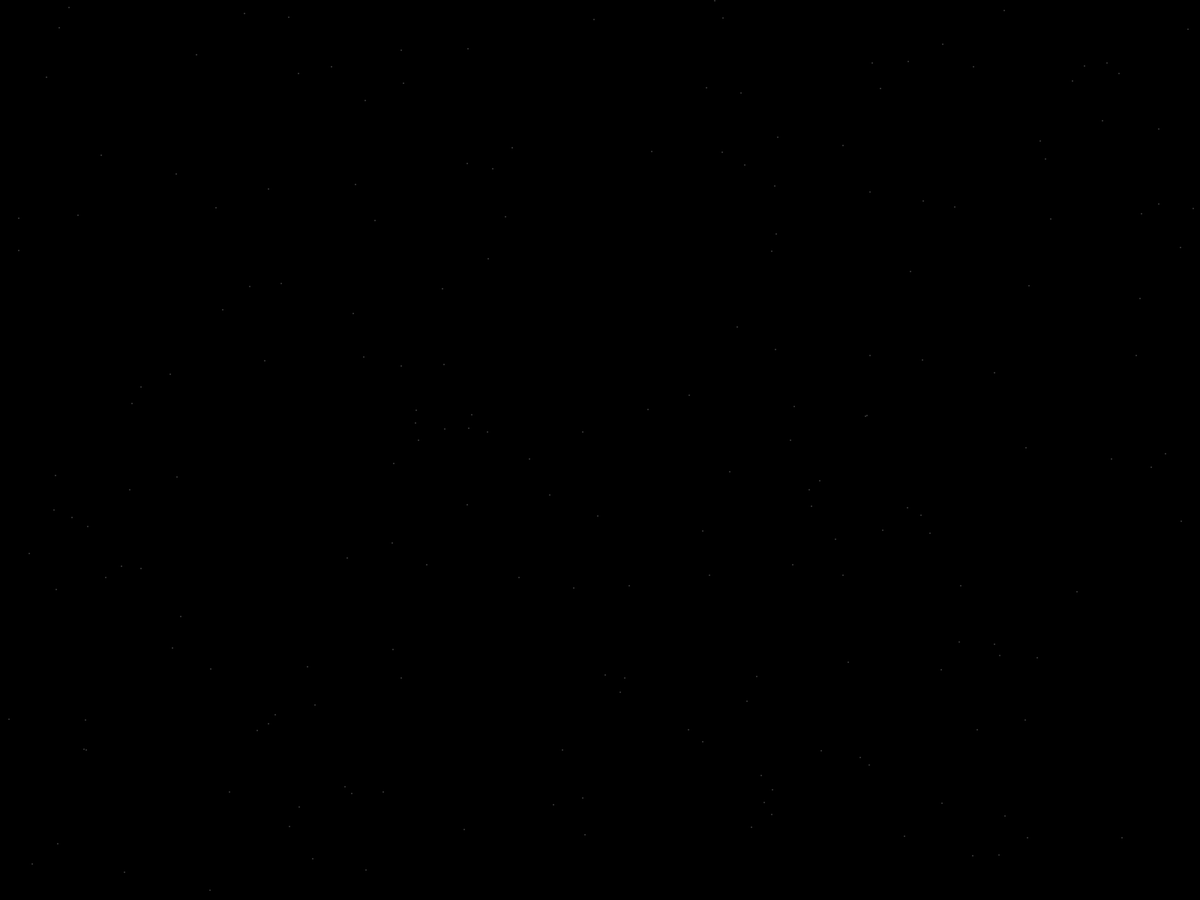
Frame 1 (no input)
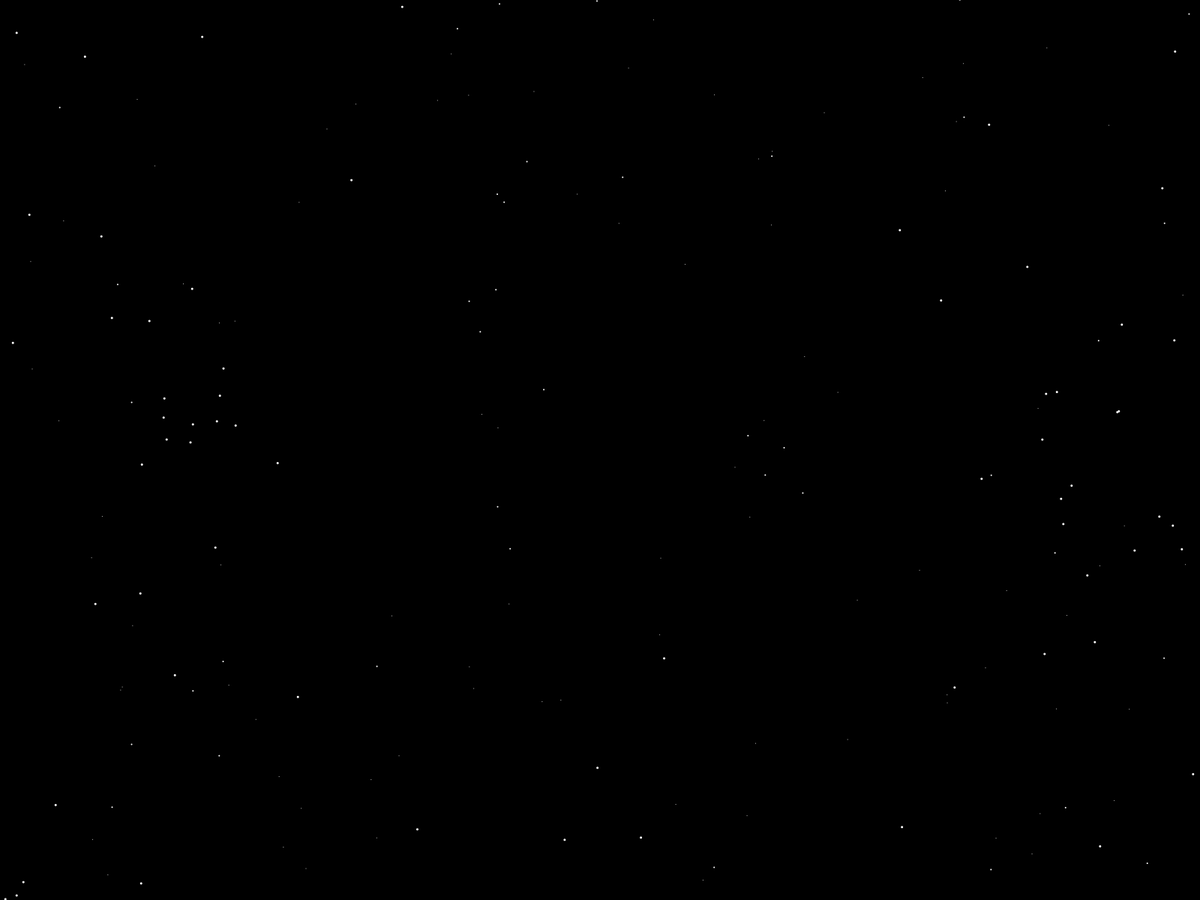
Frame 60 (the mouse pressed at the canvas centre just before this capture)
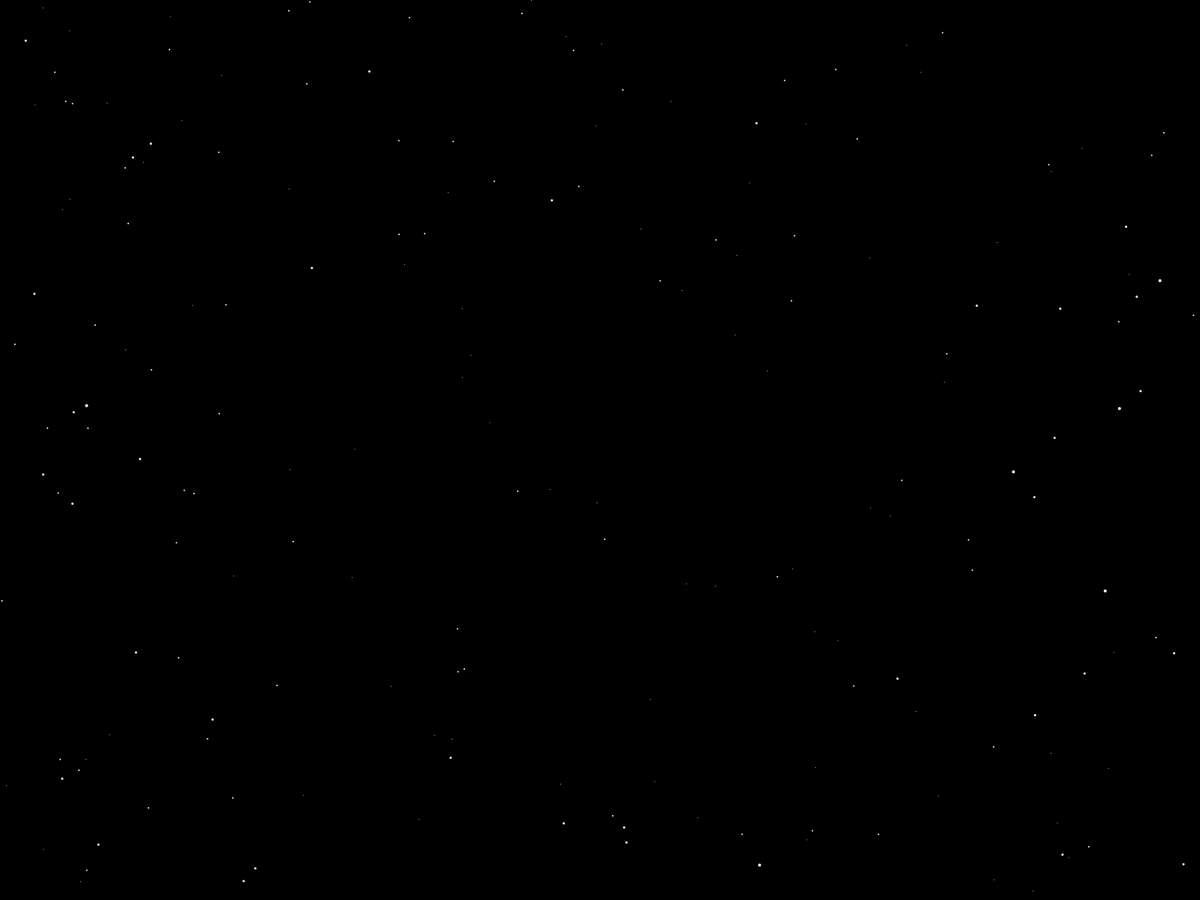
Frame 120 (the mouse held since frame 60 and released just before this capture)

The Processing sketch that drew these frames (run headless with seeded random() and noise(); from frame 60 on, the mouse is pressed at the canvas centre):

// Processing sketch: starfield
// ── starfield.pde
/*
  Starfield inspired by an old screensaver.
  https://github.com/ea5ymode 2015
*/

int starCount = 200;
Star[] stars;

int zx;
int zy;

void setup() {
  //size(640, 480);
  fullScreen();  
  noStroke();
  
  zx = width / 2;
  zy = height / 2;
  
  stars = new Star[starCount];
  
  for (int i = 0; i < starCount; i++) {
    // minSize, maxSize, offScreenLimit
    stars[i] = new Star(1, 1, 10); // min,maxSize at 1 seems logical
  }
}

void draw() {
  background(0);
  
  for (int i = 0; i < starCount; i++) {
    stars[i].draw();
  }
}
// ── Star.pde
/*
  Starfield inspired by an old screensaver.
  https://github.com/ea5ymode 2015
*/

class Star {  
  private final float MIN_SIZE;
  private final float MAX_SIZE;
  
  // when off the screen by given pixels, gets respawned (with new properties)
  private final int OFF_SCREEN_LIMIT;

  // screen center coordinates
  private final int ZX;
  private final int ZY;

  // coordinates
  private float x;
  private float y;

  // the amount each coordinate is modified after each draw
  // based on initial coordinates
  private float xModifier;
  private float yModifier;

  private float size;

  private float velocity;

  public Star(final float minSize, final float maxSize, final int offScreenLimit) {
    MIN_SIZE = minSize;
    MAX_SIZE = maxSize;
    OFF_SCREEN_LIMIT = offScreenLimit;
    
    ZX = width / 2;
    ZY = height / 2;

    setup();
  }
  
  private void setup() {
    // random coordinates
    do {
      x = round(random(0, width));
      y = round(random(0, height));
    } while (x == 0 && y == 0); // avoid getting stuck in middle

    // coordinates relative to screen center, like 2D Cartesian system
    int xRelativeToZx = -1 * (ZX - (int) x); // coordinates are whole numbers at this point
    int yRelativeToZy = -1 * (ZY - (int) y);

    // calculate x to y and y to x ratios
    // needs float cast
    float xToYRatio = (float) xRelativeToZx / yRelativeToZy;
    float yToXRatio = (float) yRelativeToZy / xRelativeToZx;
    // make them positive to avoid mess, since for modifiers number sign (+-) is checked later
    if (xToYRatio < 0) {
      xToYRatio *= -1;
    }
    if (yToXRatio < 0) {
      yToXRatio *= -1;
    }

    // assign to modifiers adjusted ratios so the greater is 1, other is scaled properly,
    // these will soon become modifiers for position updates.
    // scale the smaller first since the greater can't be used to do it after it becomes 1.
    // if equal then they both become 1:1 (covered in first if case)
    if (xToYRatio >= yToXRatio) {
      yModifier = yToXRatio / xToYRatio; // if equal, it becomes one, since number is 1 times itself (things you learn)
      xModifier = 1;
    } else if (yToXRatio > xToYRatio) {
      xModifier = xToYRatio / yToXRatio;
      yModifier = 1;
    }

    // finally make the modifiers have correct sign (+-) based on coordinate relative positions
    if (xRelativeToZx < 0) {
      xModifier *= -1;
    }
    if (yRelativeToZy < 0) {
      yModifier *= -1;
    }
    
    size = round(random(MIN_SIZE, MAX_SIZE));
    
    velocity = 1;
  }

  public void draw() {
    ellipse(x, y, floor(size), floor(size));
    update();
  }

  private void update() {
    if (x < -OFF_SCREEN_LIMIT || x > width + OFF_SCREEN_LIMIT || y < -OFF_SCREEN_LIMIT || y > height + OFF_SCREEN_LIMIT) {
      setup();
    }

    x += xModifier * velocity;
    y += yModifier * velocity;
    
    velocity *= 1.05;
    
    size += 0.05;
  }
}
